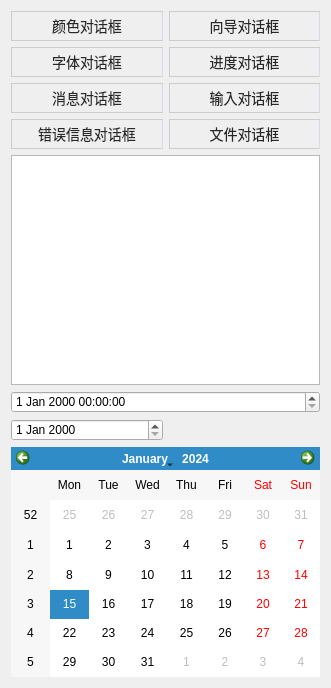
<?xml version="1.0" encoding="UTF-8"?>
<ui version="4.0">
 <class>StandardDialogClass</class>
 <widget class="QMainWindow" name="StandardDialogClass">
  <property name="geometry">
   <rect>
    <x>0</x>
    <y>0</y>
    <width>331</width>
    <height>688</height>
   </rect>
  </property>
  <property name="windowTitle">
   <string>StandardDialog</string>
  </property>
  <property name="styleSheet">
   <string notr="true">QPushButton:!checked{border-right:1px solid #D3DCE6;border-left:1px solid #CCCCCC;border-top:1px solid #CCCCCC;border-bottom:1px solid #CCCCCC;font: 14px;background:transparent;color:#282828;}
QPushButton:checked{border-right:1px solid #D3DCE6;border-left:1px solid #CCCCCC;border-top:1px solid #CCCCCC;border-bottom:1px solid #CCCCCC;font: 14px;background-color:#20a0ff;color:white;}</string>
  </property>
  <widget class="QWidget" name="centralWidget">
   <layout class="QGridLayout" name="gridLayout">
    <item row="0" column="0">
     <widget class="QPushButton" name="colorButton">
      <property name="minimumSize">
       <size>
        <width>40</width>
        <height>30</height>
       </size>
      </property>
      <property name="text">
       <string>颜色对话框</string>
      </property>
      <property name="checkable">
       <bool>true</bool>
      </property>
      <property name="autoExclusive">
       <bool>true</bool>
      </property>
     </widget>
    </item>
    <item row="0" column="1">
     <widget class="QPushButton" name="guideButton">
      <property name="minimumSize">
       <size>
        <width>40</width>
        <height>30</height>
       </size>
      </property>
      <property name="text">
       <string>向导对话框</string>
      </property>
      <property name="checkable">
       <bool>true</bool>
      </property>
      <property name="autoExclusive">
       <bool>true</bool>
      </property>
     </widget>
    </item>
    <item row="1" column="0">
     <widget class="QPushButton" name="fontButton">
      <property name="minimumSize">
       <size>
        <width>40</width>
        <height>30</height>
       </size>
      </property>
      <property name="text">
       <string>字体对话框</string>
      </property>
      <property name="checkable">
       <bool>true</bool>
      </property>
      <property name="autoExclusive">
       <bool>true</bool>
      </property>
     </widget>
    </item>
    <item row="1" column="1">
     <widget class="QPushButton" name="progressButton">
      <property name="minimumSize">
       <size>
        <width>40</width>
        <height>30</height>
       </size>
      </property>
      <property name="text">
       <string>进度对话框</string>
      </property>
      <property name="checkable">
       <bool>true</bool>
      </property>
      <property name="autoExclusive">
       <bool>true</bool>
      </property>
     </widget>
    </item>
    <item row="2" column="0">
     <widget class="QPushButton" name="messageButton">
      <property name="minimumSize">
       <size>
        <width>40</width>
        <height>30</height>
       </size>
      </property>
      <property name="text">
       <string>消息对话框</string>
      </property>
      <property name="checkable">
       <bool>true</bool>
      </property>
      <property name="autoExclusive">
       <bool>true</bool>
      </property>
     </widget>
    </item>
    <item row="2" column="1">
     <widget class="QPushButton" name="inputButton">
      <property name="minimumSize">
       <size>
        <width>40</width>
        <height>30</height>
       </size>
      </property>
      <property name="text">
       <string>输入对话框</string>
      </property>
      <property name="checkable">
       <bool>true</bool>
      </property>
      <property name="autoExclusive">
       <bool>true</bool>
      </property>
     </widget>
    </item>
    <item row="3" column="0">
     <widget class="QPushButton" name="errorButton">
      <property name="minimumSize">
       <size>
        <width>40</width>
        <height>30</height>
       </size>
      </property>
      <property name="text">
       <string>错误信息对话框</string>
      </property>
      <property name="checkable">
       <bool>true</bool>
      </property>
      <property name="autoExclusive">
       <bool>true</bool>
      </property>
     </widget>
    </item>
    <item row="3" column="1">
     <widget class="QPushButton" name="fileButton">
      <property name="minimumSize">
       <size>
        <width>40</width>
        <height>30</height>
       </size>
      </property>
      <property name="text">
       <string>文件对话框</string>
      </property>
      <property name="checkable">
       <bool>true</bool>
      </property>
      <property name="autoExclusive">
       <bool>true</bool>
      </property>
     </widget>
    </item>
    <item row="4" column="0" colspan="2">
     <widget class="QTextEdit" name="textEdit"/>
    </item>
    <item row="5" column="0" colspan="2">
     <widget class="QDateTimeEdit" name="dateTimeEdit"/>
    </item>
    <item row="6" column="0">
     <widget class="QDateEdit" name="dateEdit"/>
    </item>
    <item row="7" column="0" colspan="2">
     <widget class="QCalendarWidget" name="calendarWidget"/>
    </item>
   </layout>
  </widget>
 </widget>
 <layoutdefault spacing="6" margin="11"/>
 <resources>
  <include location="StandardDialog.qrc"/>
 </resources>
 <connections/>
</ui>
